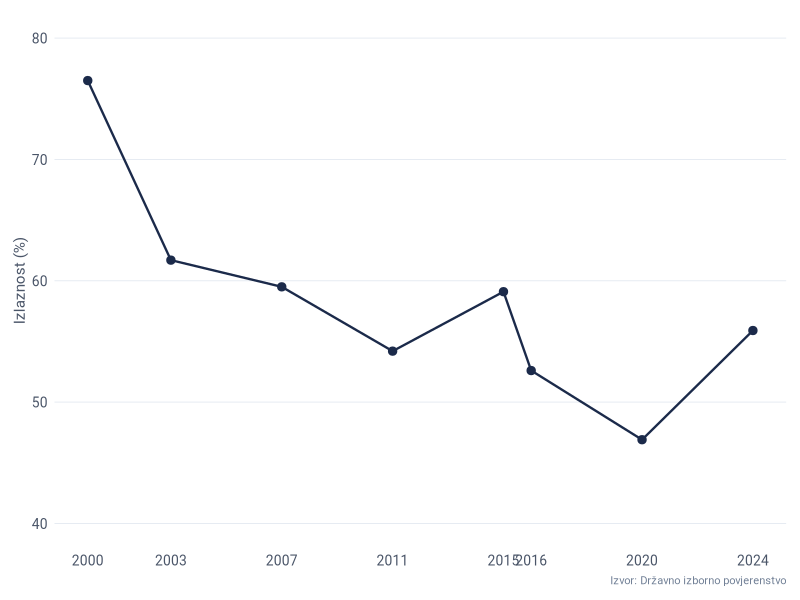

This chart was generated by the following R code:
## ---- chunk 1
#| echo: false
#| message: false
#| fig-cap: "Izlaznost na parlamentarne izbore u Hrvatskoj"

library(ggplot2)

df <- data.frame(
  godina = c(2000, 2003, 2007, 2011, 2015, 2016, 2020, 2024),
  izlaznost = c(76.5, 61.7, 59.5, 54.2, 59.1, 52.6, 46.9, 55.9)
)

p <- ggplot(df, aes(x = godina, y = izlaznost)) +
  geom_line(color = "#1B2A4A", linewidth = 0.8) +
  geom_point(color = "#1B2A4A", size = 2.5) +
  labs(
    x = NULL,
    y = "Izlaznost (%)",
    caption = "Izvor: Državno izborno povjerenstvo"
  ) +
  scale_x_continuous(breaks = df$godina) +
  scale_y_continuous(limits = c(40, 80)) +
  theme_minimal(base_family = "Roboto") +
  theme(
    panel.grid.minor = element_blank(),
    panel.grid.major.x = element_blank(),
    panel.grid.major.y = element_line(color = "#E2E8F0", linewidth = 0.3),
    axis.text = element_text(color = "#4A5568", size = 10),
    axis.title.y = element_text(color = "#4A5568", size = 11),
    plot.caption = element_text(color = "#718096", size = 8, hjust = 1),
    plot.margin = margin(10, 10, 10, 10)
  )

print(p)
